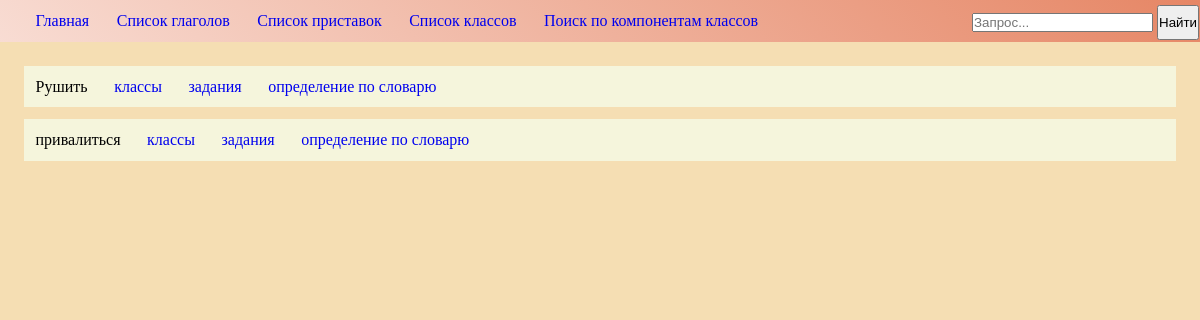
The page /words/ on the database as committed earlier.
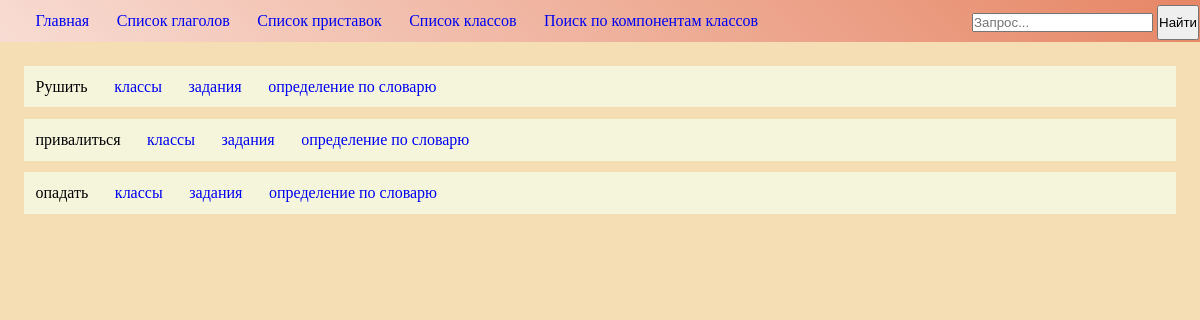
The same page on the database as committed later.
### words/models.py (models this page shows, shortened)
class Word(models.Model):
    word = models.CharField(max_length=64)
    pref = models.ForeignKey(Pref, on_delete=models.CASCADE, blank=True, null=True)
    class_name = models.ManyToManyField(Class)
    vocab = models.TextField(blank=True, null=True)

### words/views.py (the view)
# urls.py: url(r'^', include('index.urls')),
def index(request):
    context = {}
    context['words'] = Word.objects.all()
    return render(request, 'words/index.html', context)

### templates/words/index.html (shortened to what this page needs)
{% extends "base.html" %}
{% block content %}
    {% if words %}
        {% for word in words %}
            <p class="line">
                <span>{{ word.word }}</span>
                <a href="{% url 'words:classes' word.id %}" class="element_links">классы</a>
                <a href="{% url 'words:tasks' word.id %}" class="element_links">задания</a>
                <a href="{% url 'words:vocab' word.id %}" class="element_links">определение по словарю</a>
            </p>
        {% endfor %}
    {% endif %}
{% endblock %}

Rows that differ between the two databases and show on the page:
added Word: word "опадать"
